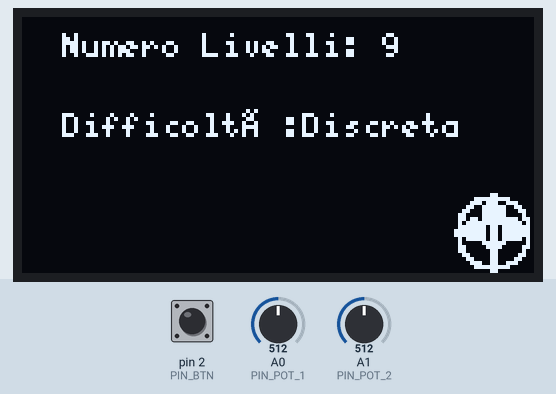
The sketch below on a simulated Arduino Uno, built with avr-gcc and run on an emulated ATmega328P. Shown: 128×64 one-colour display. The test bench sets the inputs (shaded band); at power-on: A1 (PIN_POT_2) = 512, pin 2 (PIN_BTN) LOW, A0 (PIN_POT_1) = 512.

Above: at 2.4 s.
2.5 s: A1 (PIN_POT_2) set to 753
4.0 s: A1 (PIN_POT_2) set to 781
At 5.2 s:
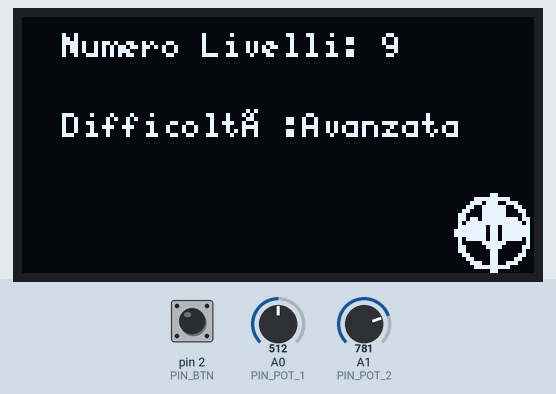
5.8 s: pin 2 (PIN_BTN) pulled HIGH for 0.15 s
At 7.0 s:
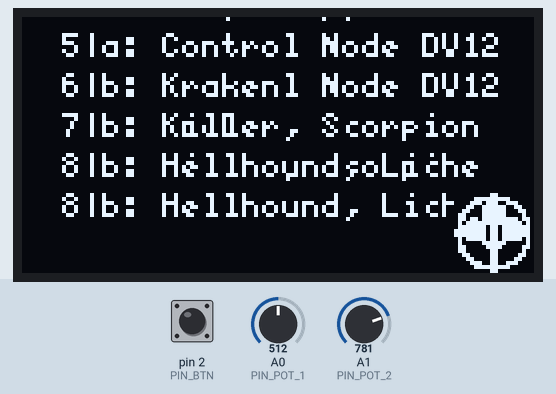
At 7.6 s:
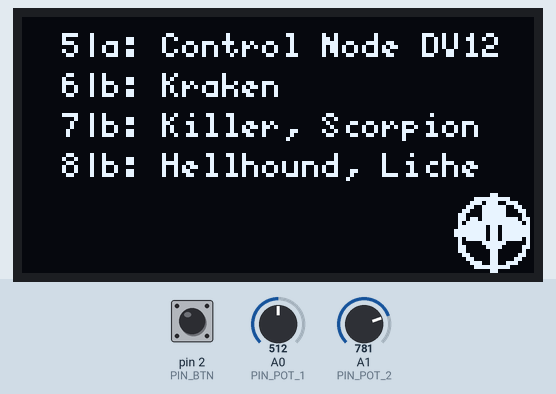
Timing chart, 0 to 9.1 s (numbered marks = the images above; inputs shaded):
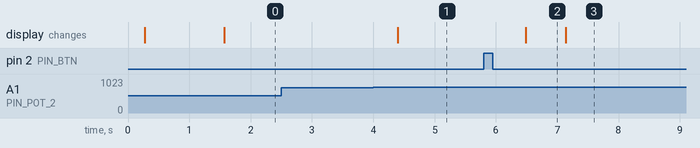

Measured:
- the behaviour switches between 767 and 768 on A1 (PIN_POT_2) (found by bisection; images 0 and 1)
- after the input at 2.5 s, every drawn part: stays the same
- after the input at 4.0 s, the display: changes after 0.40 s (image 1)
- after the input at 5.8 s, the display: changes after 0.68 s (image 2)
- what the display in image 2 shows lasts 0.6 s, from 6.5 s to 7.1 s

The sketch:

arasaka_netrunning_tool.ino
```cpp
#include<NetHelperLib.h>

#include<U8g2lib.h>


#define SCREEN_WIDTH 128 // OLED display width, in pixels
#define SCREEN_HEIGHT 64 // OLED display height, in pixels

// Declaration for an SSD1306 display connected to I2C (SDA, SCL pins)
// The pins for I2C are defined by the Wire-library.


#define INDIRIZZO_DIS 0x3C
#define PIN_BTN 2
#define PIN_POT_1 A0
#define PIN_POT_2 A1

U8G2_SSD1306_128X64_NONAME_1_HW_I2C u8g2(U8G2_R0);

#define imageWidth 128
#define imageHeight 64

const unsigned char bitmap [] U8X8_PROGMEM =
{
0xff, 0xff, 0xff, 0xff, 0xff, 0xff, 0xff, 0x1f, 0xf8, 0xff, 0xff, 0xff, 0xff, 0xff, 0xff, 0xff,
	0xff, 0xff, 0xff, 0xff, 0xff, 0xff, 0xff, 0x01, 0x00, 0xff, 0xff, 0xff, 0xff, 0xff, 0xff, 0xff,
	0xff, 0xff, 0xff, 0xff, 0xff, 0xff, 0x3f, 0x00, 0x00, 0xfc, 0xff, 0xff, 0xff, 0xff, 0xff, 0xff,
	0xff, 0xff, 0xff, 0xff, 0xff, 0xff, 0x0f, 0x80, 0x01, 0xf0, 0xff, 0xff, 0xff, 0xff, 0xff, 0xff,
	0xff, 0xff, 0xff, 0xff, 0xff, 0xff, 0x07, 0x3c, 0x78, 0xe0, 0xff, 0xff, 0xff, 0xff, 0xff, 0xff,
	0xff, 0xff, 0xff, 0xff, 0xff, 0xff, 0x83, 0x0f, 0xf0, 0x81, 0xff, 0xff, 0xff, 0xff, 0xff, 0xff,
	0xff, 0xff, 0xff, 0xff, 0xff, 0xff, 0xc1, 0x07, 0xe0, 0x07, 0xff, 0xff, 0xff, 0xff, 0xff, 0xff,
	0xff, 0xff, 0xff, 0xff, 0xff, 0xff, 0xf0, 0x03, 0xc0, 0x0f, 0xfe, 0xff, 0xff, 0xff, 0xff, 0xff,
	0xff, 0xff, 0xff, 0xff, 0xff, 0x7f, 0xf8, 0x03, 0x80, 0x1f, 0xfc, 0xff, 0xff, 0xff, 0xff, 0xff,
	0xff, 0xff, 0xff, 0xff, 0xff, 0x3f, 0xfc, 0x01, 0x80, 0x3f, 0xfc, 0xff, 0xff, 0xff, 0xff, 0xff,
	0xff, 0xff, 0xff, 0xff, 0xff, 0x1f, 0xfe, 0x01, 0x80, 0x7f, 0xf8, 0xff, 0xff, 0xff, 0xff, 0xff,
	0xff, 0xff, 0xff, 0xff, 0xff, 0x1f, 0xfe, 0x01, 0x80, 0xff, 0xf0, 0xff, 0xff, 0xff, 0xff, 0xff,
	0xff, 0xff, 0xff, 0xff, 0xff, 0x0f, 0xff, 0x01, 0x80, 0xff, 0xf1, 0xff, 0xff, 0xff, 0xff, 0xff,
	0xff, 0xff, 0xff, 0xff, 0xff, 0x8f, 0xff, 0x01, 0x80, 0xff, 0xe1, 0xff, 0xff, 0xff, 0xff, 0xff,
	0xff, 0xff, 0xff, 0xff, 0xff, 0x87, 0x83, 0x03, 0xc0, 0xc1, 0xe1, 0xff, 0xff, 0xff, 0xff, 0xff,
	0xff, 0xff, 0xff, 0xff, 0xff, 0xc7, 0x00, 0x02, 0x40, 0x00, 0xe3, 0xff, 0xff, 0xff, 0xff, 0xff,
	0xff, 0xff, 0xff, 0xff, 0xff, 0x43, 0x00, 0x04, 0x20, 0x00, 0xc6, 0xff, 0xff, 0xff, 0xff, 0xff,
	0xff, 0xff, 0xff, 0xff, 0xff, 0x03, 0x00, 0x18, 0x38, 0x00, 0xc4, 0xff, 0xff, 0xff, 0xff, 0xff,
	0xff, 0xff, 0xff, 0xff, 0xff, 0x23, 0x00, 0x38, 0x1c, 0x00, 0xc4, 0xff, 0xff, 0xff, 0xff, 0xff,
	0xff, 0xff, 0xff, 0xff, 0xff, 0x23, 0x00, 0x30, 0x1c, 0x00, 0xc0, 0xff, 0xff, 0xff, 0xff, 0xff,
	0xff, 0xff, 0xff, 0xff, 0xff, 0x23, 0x00, 0x30, 0x0c, 0x00, 0xc0, 0xff, 0xff, 0xff, 0xff, 0xff,
	0xff, 0xff, 0xff, 0xff, 0xff, 0x23, 0x00, 0x30, 0x0c, 0x00, 0xc0, 0xff, 0xff, 0xff, 0xff, 0xff,
	0xff, 0xff, 0xff, 0xff, 0xff, 0x23, 0x00, 0x30, 0x1c, 0x00, 0x80, 0xff, 0xff, 0xff, 0xff, 0xff,
	0xff, 0xff, 0xff, 0xff, 0xff, 0x23, 0x00, 0x38, 0x1c, 0x00, 0x84, 0xff, 0xff, 0xff, 0xff, 0xff,
	0xff, 0xff, 0xff, 0xff, 0xff, 0x23, 0x00, 0x38, 0x1c, 0x00, 0xc4, 0xff, 0xff, 0xff, 0xff, 0xff,
	0xff, 0xff, 0xff, 0xff, 0xff, 0x63, 0x00, 0x30, 0x1c, 0x00, 0xc6, 0xff, 0xff, 0xff, 0xff, 0xff,
	0xff, 0xff, 0xff, 0xff, 0xff, 0xe3, 0x00, 0x20, 0x0c, 0x00, 0xc7, 0xff, 0xff, 0xff, 0xff, 0xff,
	0xff, 0xff, 0xff, 0xff, 0xff, 0xe3, 0x83, 0x01, 0x04, 0x81, 0xc7, 0xff, 0xff, 0xff, 0xff, 0xff,
	0xff, 0xff, 0xff, 0xff, 0xff, 0xc3, 0xff, 0x03, 0x80, 0xff, 0xc7, 0xff, 0xff, 0xff, 0xff, 0xff,
	0xff, 0xff, 0xff, 0xff, 0xff, 0xc7, 0xff, 0x07, 0xc0, 0xff, 0xc3, 0xff, 0xff, 0xff, 0xff, 0xff,
	0xff, 0xff, 0xff, 0xff, 0xff, 0xc7, 0xff, 0x0f, 0xe0, 0xff, 0xe3, 0xff, 0xff, 0xff, 0xff, 0xff,
	0xff, 0xff, 0xff, 0xff, 0xff, 0x87, 0xff, 0x1f, 0xf0, 0xff, 0xe1, 0xff, 0xff, 0xff, 0xff, 0xff,
	0xff, 0xff, 0xff, 0xff, 0xff, 0x8f, 0xff, 0x3f, 0xf8, 0xff, 0xe1, 0xff, 0xff, 0xff, 0xff, 0xff,
	0xff, 0xff, 0xff, 0xff, 0xff, 0x0f, 0xff, 0x3f, 0xfc, 0xff, 0xf0, 0xff, 0xff, 0xff, 0xff, 0xff,
	0xff, 0xff, 0xff, 0xff, 0xff, 0x1f, 0xfe, 0x3f, 0xfc, 0xff, 0xf8, 0xff, 0xff, 0xff, 0xff, 0xff,
	0xff, 0xff, 0xff, 0xff, 0xff, 0x3f, 0xfe, 0x3f, 0xfc, 0x7f, 0xf8, 0xff, 0xff, 0xff, 0xff, 0xff,
	0xff, 0xff, 0xff, 0xff, 0xff, 0x3f, 0xfc, 0x3f, 0xfc, 0x3f, 0xfc, 0xff, 0xff, 0xff, 0xff, 0xff,
	0xff, 0xff, 0xff, 0xff, 0xff, 0x7f, 0xf8, 0x3f, 0xfc, 0x1f, 0xfe, 0xff, 0xff, 0xff, 0xff, 0xff,
	0xff, 0xff, 0xff, 0xff, 0xff, 0xff, 0xe0, 0x3f, 0xfc, 0x0f, 0xff, 0xff, 0xff, 0xff, 0xff, 0xff,
	0xff, 0xff, 0xff, 0xff, 0xff, 0xff, 0xc1, 0x3f, 0xfc, 0x83, 0xff, 0xff, 0xff, 0xff, 0xff, 0xff,
	0xff, 0xff, 0xff, 0xff, 0xff, 0xff, 0x03, 0x3f, 0xfc, 0xc0, 0xff, 0xff, 0xff, 0xff, 0xff, 0xff,
	0xff, 0xff, 0xff, 0xff, 0xff, 0xff, 0x0f, 0x78, 0x1e, 0xe0, 0xff, 0xff, 0xff, 0xff, 0xff, 0xff,
	0xff, 0xff, 0xff, 0xff, 0xff, 0xff, 0x1f, 0x00, 0x00, 0xf8, 0xff, 0xff, 0xff, 0xff, 0xff, 0xff,
	0xff, 0xff, 0xff, 0xff, 0xff, 0xff, 0x7f, 0x00, 0x00, 0xfe, 0xff, 0xff, 0xff, 0xff, 0xff, 0xff,
	0xff, 0xff, 0xff, 0xff, 0xff, 0xff, 0xff, 0x03, 0xc0, 0xff, 0xff, 0xff, 0xff, 0xff, 0xff, 0xff,
	0xff, 0xff, 0xff, 0xff, 0xff, 0xff, 0xff, 0xff, 0xff, 0xff, 0xff, 0xff, 0xff, 0xff, 0xff, 0xff,
	0xff, 0xff, 0xff, 0xff, 0xff, 0xff, 0xff, 0xff, 0xff, 0xff, 0xff, 0xff, 0xff, 0xff, 0xff, 0xff,
	0xff, 0xff, 0xff, 0xff, 0xff, 0xff, 0xff, 0xff, 0xff, 0xff, 0xff, 0xff, 0xff, 0xff, 0xff, 0xff,
	0xff, 0xff, 0xff, 0xff, 0xff, 0xff, 0xff, 0xff, 0xff, 0xff, 0xff, 0xff, 0xff, 0xff, 0xff, 0xff,
	0xff, 0xff, 0xc0, 0x07, 0x00, 0xfc, 0x80, 0xff, 0x83, 0xff, 0xc0, 0xc7, 0x07, 0x04, 0xfe, 0xff,
	0xff, 0x3f, 0x80, 0x07, 0x00, 0x38, 0x00, 0xff, 0x03, 0x3f, 0x80, 0xc7, 0x03, 0x00, 0xfc, 0xff,
	0xff, 0x1f, 0x00, 0x07, 0x00, 0x18, 0x00, 0xfe, 0x03, 0x1c, 0x00, 0xc7, 0x80, 0x00, 0xf8, 0xff,
	0xff, 0x0f, 0x00, 0x06, 0x00, 0x08, 0x00, 0xfc, 0x03, 0x0c, 0x08, 0x06, 0x60, 0x00, 0xf0, 0xff,
	0xff, 0x0f, 0x1f, 0x84, 0x7f, 0x08, 0x1e, 0x08, 0xf8, 0x0f, 0x1f, 0x04, 0x30, 0xf8, 0xe0, 0xff,
	0xff, 0x87, 0x3f, 0x84, 0x7f, 0x88, 0x3f, 0x38, 0xf0, 0x87, 0x3f, 0x04, 0x38, 0xfc, 0xe1, 0xff,
	0xff, 0x87, 0x7f, 0x84, 0xff, 0x87, 0x7f, 0x78, 0xc0, 0x87, 0x3f, 0x04, 0x3e, 0xfc, 0xe3, 0xff,
	0xff, 0x87, 0x7f, 0x04, 0xfe, 0x87, 0x7f, 0xf8, 0x80, 0x87, 0x3f, 0x04, 0x3f, 0xfc, 0xe3, 0xff,
	0xff, 0x87, 0x7f, 0x04, 0xfc, 0x87, 0x7f, 0x80, 0x03, 0x86, 0x3f, 0x04, 0x3c, 0xfc, 0xe3, 0xff,
	0xff, 0x07, 0x7f, 0x04, 0xf8, 0x0f, 0x7f, 0x80, 0x07, 0x04, 0x3f, 0x04, 0x38, 0xfc, 0xe3, 0xff,
	0xff, 0x0f, 0x7e, 0x04, 0xe0, 0x0f, 0x7e, 0x80, 0x1f, 0x08, 0x3e, 0x04, 0x60, 0xf0, 0xe3, 0xff,
	0xff, 0x0f, 0x60, 0x84, 0x80, 0x1f, 0x60, 0x00, 0x00, 0x08, 0x20, 0x04, 0x40, 0x00, 0xe3, 0xff,
	0xff, 0x1f, 0x40, 0xfc, 0x01, 0x1f, 0x40, 0x08, 0x00, 0x18, 0x00, 0xfc, 0x01, 0x00, 0xe2, 0xff,
	0xff, 0x3f, 0x40, 0xfc, 0x07, 0x7e, 0x40, 0x08, 0x00, 0x38, 0x00, 0xfc, 0x03, 0x00, 0xe2, 0xff,
	0xff, 0xff, 0x41, 0xfc, 0x0f, 0xfc, 0x41, 0x1c, 0x00, 0xf8, 0x41, 0xfc, 0x0f, 0x0c, 0xe2, 0xff

};


#define logoWidth 20
#define logoHeight 20

const unsigned char epd_bitmap_logo_arasaka_only [] PROGMEM = {
	0x00, 0x06, 0x00, 0xe0, 0x3f, 0x00, 0x70, 0xe7, 0x00, 0x98, 0x9f, 0x01, 0x8c, 0x1f, 0x03, 0x86,
	0x1f, 0x02, 0xb6, 0xff, 0x06, 0xfa, 0xff, 0x05, 0xfe, 0xf6, 0x07, 0xff, 0xf6, 0x07, 0xff, 0xf6,
	0x07, 0xfa, 0xf6, 0x05, 0x82, 0x1f, 0x04, 0x06, 0x0f, 0x06, 0x06, 0x06, 0x02, 0x0c, 0x06, 0x03,
	0x18, 0x86, 0x01, 0x70, 0xe6, 0x00, 0xe0, 0x3f, 0x00, 0x00, 0x06, 0x00
};


bool menu = true;

uint8_t numLiv;
char diff;

const char* difficolta[] = {
  "Facile",
  "Normale",
  "Discreta",
  "Avanzata",
};

void setup() {
  u8g2.begin();
  // imposto pin
  pinMode(PIN_BTN, INPUT);
  pinMode(PIN_POT_1, INPUT);
  pinMode(PIN_POT_2, INPUT);
  //Set font.
  u8g2.setFont(u8g2_font_5x8_tf);

  u8g2.firstPage();
  do {
    drawWelcomeScreen();
  } while( u8g2.nextPage() );
  delay(1000);  // to wait a while so that everyone can see your nice welcome screen
}

void drawWelcomeScreen(){
  u8g2.drawXBMP(0,0, imageWidth, imageHeight, bitmap);
}

char** piani;

void draw(){

  if(menu){
    u8g2.setCursor(10, 10);
    u8g2.print(F("Numero Livelli: "));
    u8g2.print(numLiv);
    u8g2.setCursor(10, 30);

    u8g2.print(F("Difficoltà:"));
    u8g2.print(difficolta[diff]);

  }else{
    u8g2.setCursor(10, 10);
    for(int i = 0; i < 7 && (i +diff < numLiv);i++){
      u8g2.setCursor(10,10*(i));
      u8g2.print(piani[i+diff]);
    }
  }
  // disegna il logo piccolo
  u8g2.drawXBMP(108,44, logoWidth, logoHeight, epd_bitmap_logo_arasaka_only);
}

void update(){
  if(menu){
  if(digitalRead(PIN_BTN) == HIGH){
      // vai in mod visualizzazione
      menu = false;
      // crea il labirinto
      piani = NetHelperLib::generaPiani(numLiv, diff, 0);
    }
    numLiv = map(analogRead(PIN_POT_1),0,1024, 3, 15);
    // calcolo difficoltà
    diff = map(analogRead(PIN_POT_2), 0, 1024, 0, 4);
  }else{
    // uso diff per scorrere:
    diff = map(analogRead(PIN_POT_1),0,1024, 0, numLiv);
  }
}

void loop() {
  u8g2.firstPage();

  do {
    update();
    draw();
  } while (u8g2.nextPage());
  //Delay before repeating the loop.
  delay(50);
}
```

NetHelperLib.h
```cpp
#ifndef Nethelperlib_h
#define Nethelperlib_h
#include "Arduino.h"

class NetHelperLib{
public:
  enum Level {
    BASICI,
    NORMALE,
    DISCRETI,
    AVANZATI
  };

  static char * generaPiano(char piano, char diff, char* branchId);
  static char** generaPiani(char numPiani,  char diff, char numeroDiramazioni);
private:
  static uint8_t rollD6();
  static uint8_t roll3D6();
  static uint8_t rollD10();

};
#endif
```
